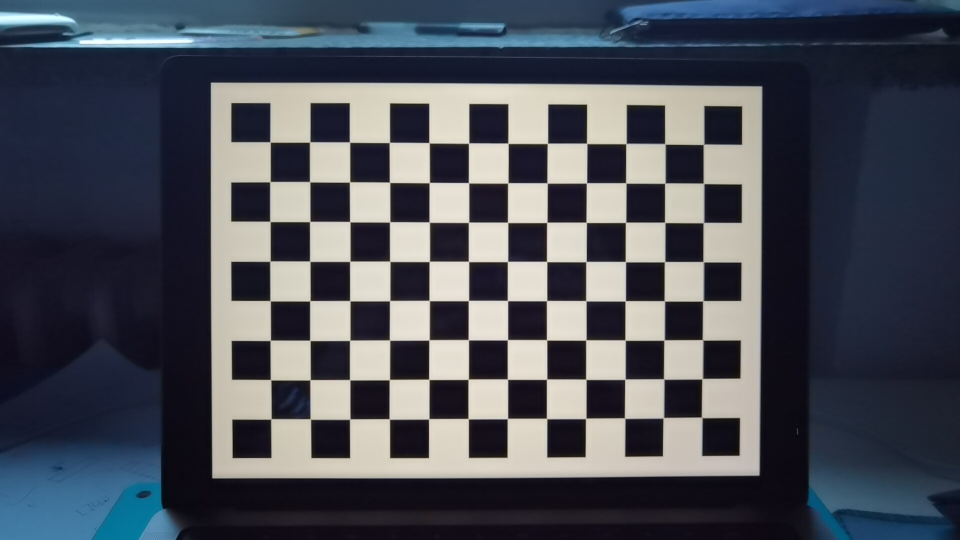
#> input picture VisionTest/chessboard/IMG_20230128_175256.jpg, 1920 x 1080 px (shown at 1/2 size); its folder holds 5 pictures in this run; the run also reads 1 picture not shown here
$ python cal.py
#> lines starting #> are read from the running program, lines starting #| are printed output that depends on the picture; after the words box and inside, x2 and y2 are one past the last pixel; in counts of white or black regions, pixels touching at a corner belong together
import cv2
import numpy as np
import glob

# 找棋盘格角点
# 棋盘格模板规格(内角点个数，内角点是和其他格子连着的点,如10 X 7)
w = 12
h = 8

# 世界坐标系中的棋盘格点,例如(0,0,0), (1,0,0), (2,0,0) ....,(8,5,0)，去掉Z坐标，记为二维矩阵
objp = np.zeros((w * h, 3), np.float32)
objp[:, :2] = np.mgrid[0:w, 0:h].T.reshape(-1, 2)

# 储存棋盘格角点的世界坐标和图像坐标对
objpoints = []  # 在世界坐标系中的三维点
imgpoints = []  # 在图像平面的二维点

# 标定所用图像（路径不能有中文）
images = glob.glob('./*.jpg')

size = tuple()
for fname in images:
    img = cv2.imread(fname)
#> img is the input picture: shape (1080, 1920, 3); mean B, G, R 87.5, 78.3, 74.3

    # 修改图像尺寸，参数依次为：输出图像，尺寸，沿x轴，y轴的缩放系数，INTER_AREA在缩小图像时效果较好
    # img = cv2.resize(img, None, fx=0.5, fy=0.5, interpolation=cv2.INTER_AREA)

    gray = cv2.cvtColor(img, cv2.COLOR_BGR2GRAY)  # 转灰度
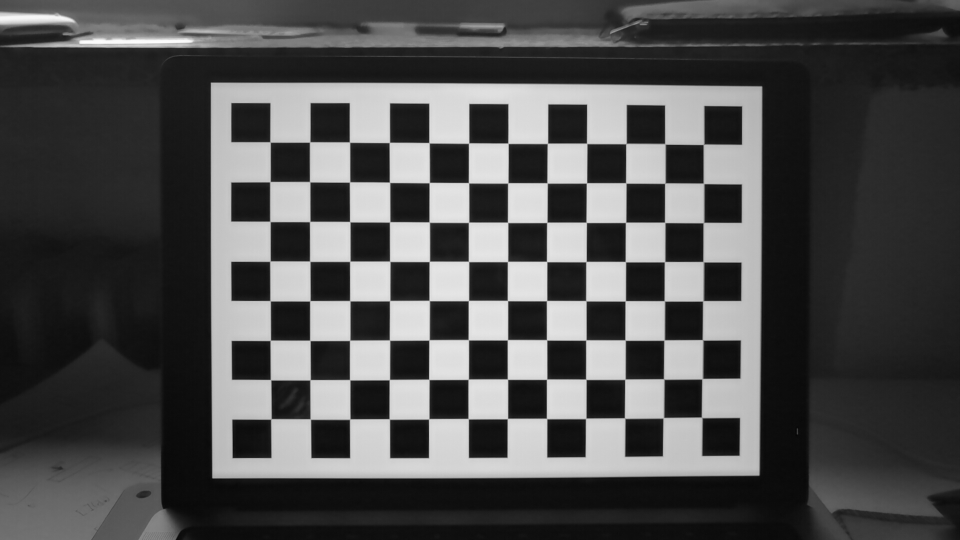
#> gray: shape (1080, 1920) (shown at 1/2 size); min 1, max 253, mean 78.2
    size = gray.shape[::-1]  # 矩阵转置
#> size = (1920, 1080)

    # 找到棋盘格角点
    # 棋盘图像(8位灰度或彩色图像)  棋盘尺寸  存放角点的位置
    ret, corners = cv2.findChessboardCorners(gray, (w, h), None)
#> ret = True; corners = 96 rows, first 8: [540.7, 284.5], [619.8, 284.5], [699.4, 284.6], [779, 285.6], [858.1, 285.6], [937.7, 286.7], [1016.5, 287], [1095.2, 287.2]

    # 角点精确检测
    # criteria:角点精准化迭代过程的终止条件(阈值)
    criteria = (cv2.TERM_CRITERIA_EPS + cv2.TERM_CRITERIA_MAX_ITER, 235, 0.0001)

    # 执行亚像素级角点检测
    corners2 = cv2.cornerSubPix(gray, corners, (11, 11), (-1, -1), criteria)
#> corners2 = 96 rows, first 8: [540.6, 284.4], [619.8, 284.4], [699.5, 284.6], [779.2, 285.4], [858.5, 286], [937.7, 286.6], [1016.5, 286.9], [1095.3, 287.1]

    objpoints.append(objp)
    imgpoints.append(corners2)

    # 将角点在图像上显示
    cv2.drawChessboardCorners(img, (w, h), corners2, ret)
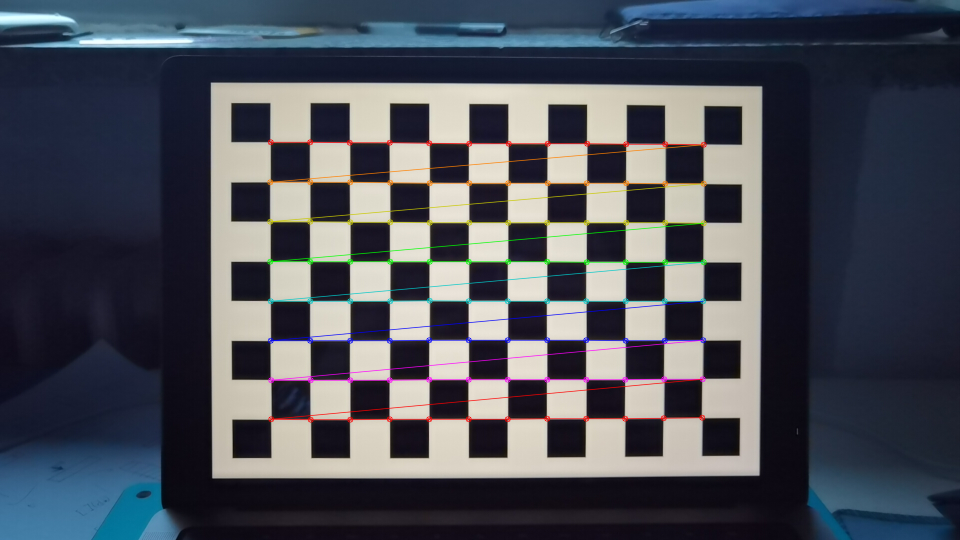
#> img: shape (1080, 1920, 3) (shown at 1/2 size); 2.24% of pixels changed, all inside (x1, y1, x2, y2) = (534, 278, 1414, 846)
    cv2.imshow('findCorners', img)
    cv2.waitKey(1000)
#> pass 2 of the loop `for fname in images:`:
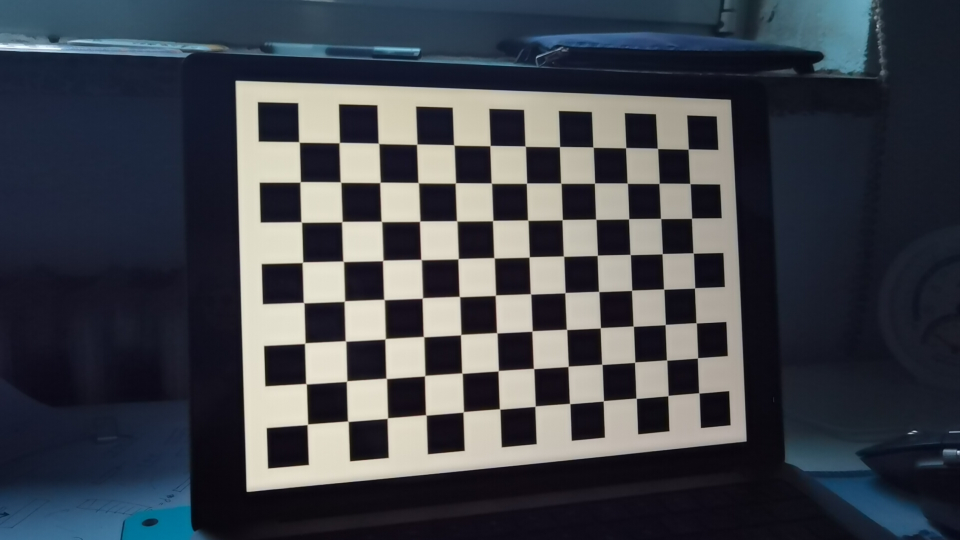
#> input picture VisionTest/chessboard/IMG_20230128_175300.jpg, 1920 x 1080 px (shown at 1/2 size)
#> img is the input picture: shape (1080, 1920, 3); mean B, G, R 75.2, 68, 64.1
#> `gray = cv2.cvtColor(img, cv2.COLOR_BGR2GRAY)`:
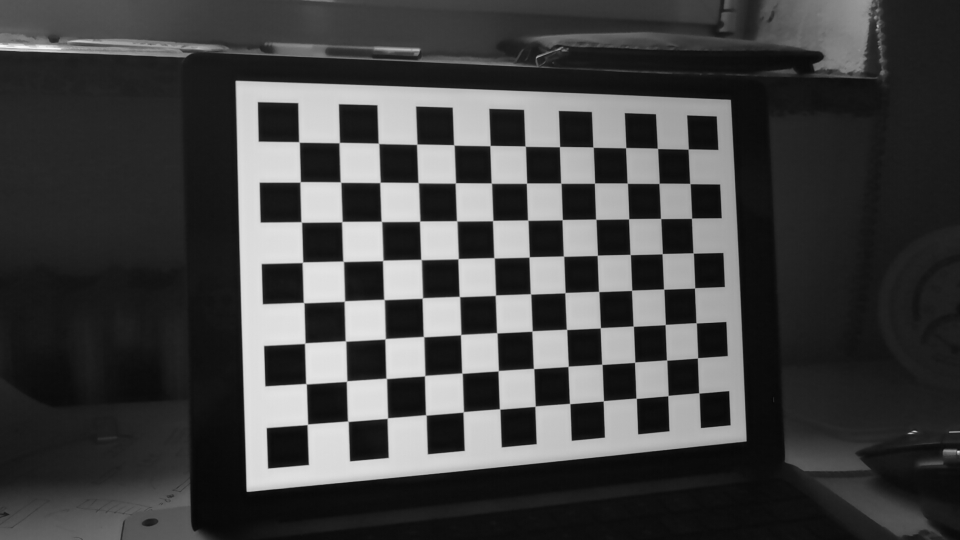
#> gray: shape (1080, 1920) (shown at 1/2 size); min 4, max 250, mean 67.6
#> corners = 96 rows, first 8: [598.6, 284.5], [678.7, 285.8], [757.6, 287.3], [834.2, 288.6], [908.4, 290.5], [980.4, 291.7], [1050.7, 292.6], [1119.6, 293.6]
#> corners2 = 96 rows, first 8: [598.5, 284.5], [679, 285.6], [757.5, 287.1], [834, 288.8], [908.3, 290.3], [980.5, 291.6], [1050.8, 292.8], [1119.5, 293.7]
#> `cv2.drawChessboardCorners(img, (w, h), corners2, ret)`:
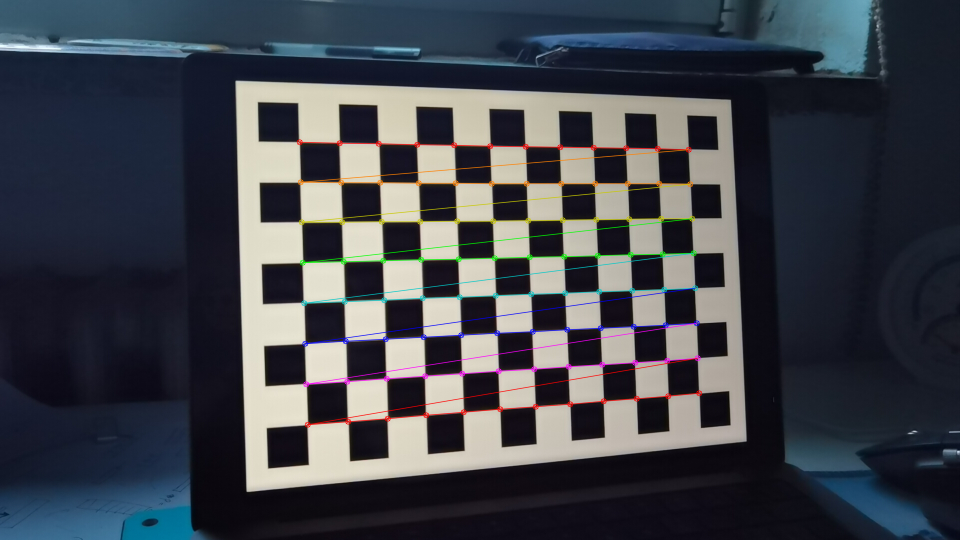
#> img: shape (1080, 1920, 3) (shown at 1/2 size); 2.06% of pixels changed, all inside (x1, y1, x2, y2) = (593, 278, 1405, 856)
#> pass 3 of the loop `for fname in images:`:
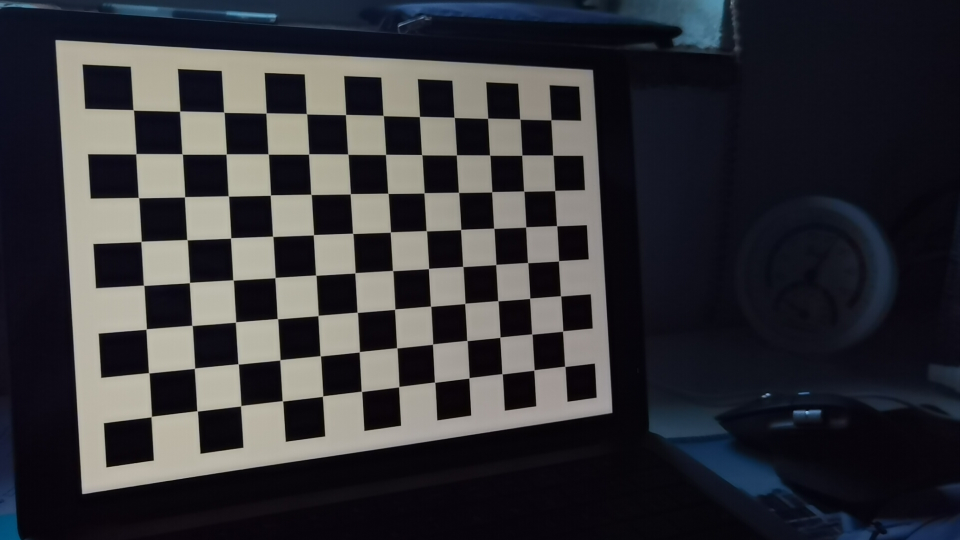
#> input picture VisionTest/chessboard/IMG_20230128_175304.jpg, 1920 x 1080 px (shown at 1/2 size)
#> img is the input picture: shape (1080, 1920, 3); mean B, G, R 55.9, 51.7, 51.8
#> `gray = cv2.cvtColor(img, cv2.COLOR_BGR2GRAY)`:
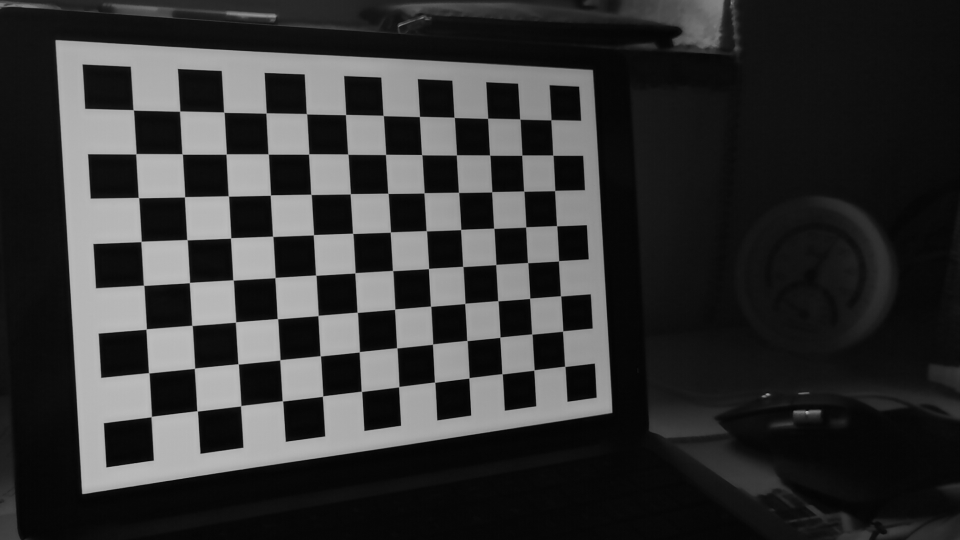
#> gray: shape (1080, 1920) (shown at 1/2 size); min 1, max 190, mean 52.2
#> corners = 96 rows, first 8: [267.2, 220.4], [359.8, 222.7], [448.3, 224.9], [532.7, 226.3], [613.5, 228.1], [691.6, 229.7], [766.6, 231.3], [839.4, 233.5]
#> corners2 = 96 rows, first 8: [267, 220.3], [359.8, 222.7], [448.2, 224.7], [532.5, 226.5], [613.4, 228.1], [691.6, 229.6], [766.7, 231.4], [839.3, 233.5]
#> `cv2.drawChessboardCorners(img, (w, h), corners2, ret)`:
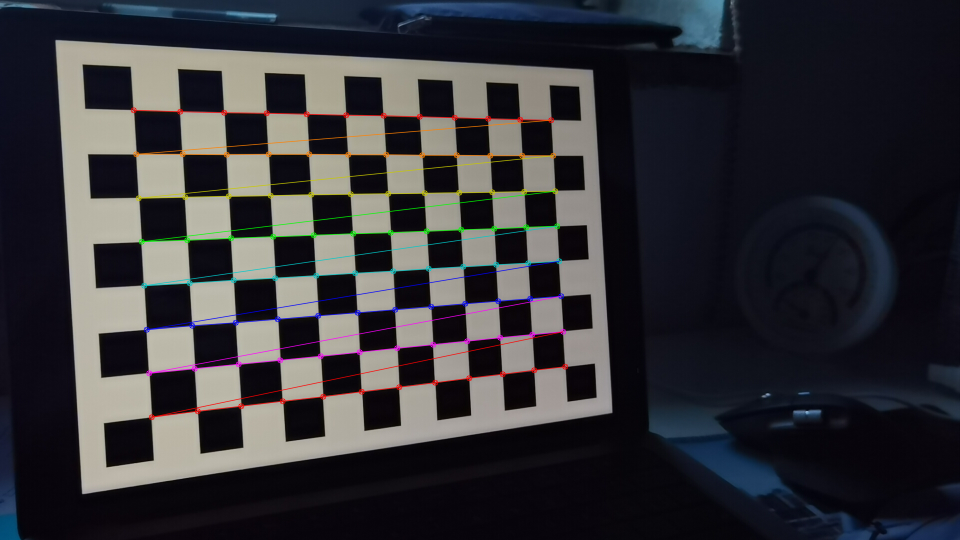
#> img: shape (1080, 1920, 3) (shown at 1/2 size); 2.16% of pixels changed, all inside (x1, y1, x2, y2) = (261, 214, 1137, 841)
#> the loop made 5 passes; the first 3 are shown

"""
标定、去畸变:
输入：世界坐标系里的位置 像素坐标 图像的像素尺寸大小 3*3矩阵，相机内参数矩阵 畸变矩阵
输出：标定结果 相机的内参数矩阵 畸变系数 旋转矩阵 平移向量
"""

ret, mtx, dist, rvecs, tvecs = cv2.calibrateCamera(objpoints, imgpoints, size, None, None)

# mtx：内参数矩阵
# dist：畸变系数
# rvecs：旋转向量 （外参数）
# tvecs ：平移向量 （外参数）
print("ret:", ret)
print("内参数矩阵:\n", mtx, '\n')
print("畸变系数:\n", dist, '\n')
print("旋转向量(外参数):\n", rvecs, '\n')
print("平移向量(外参数):\n", tvecs, '\n')

# 去畸变
img2 = cv2.imread('./IMG_20230128_175300.jpg')
h, w = img2.shape[:2]
#> h = 1080; w = 1920

# 我们还可以使用cv.getOptimalNewCameraMatrix()优化内参数和畸变系数，
# 通过设定自由自由比例因子alpha。当alpha设为0的时候，
# 将会返回一个剪裁过的将去畸变后不想要的像素去掉的内参数和畸变系数；
# 当alpha设为1的时候，将会返回一个包含额外黑色像素点的内参数和畸变系数，并返回一个ROI用于将其剪裁掉
newcameramtx, roi = cv2.getOptimalNewCameraMatrix(mtx, dist, (w, h), 0, (w, h))  # 自由比例参数

dst = cv2.undistort(img2, mtx, dist, None, newcameramtx)
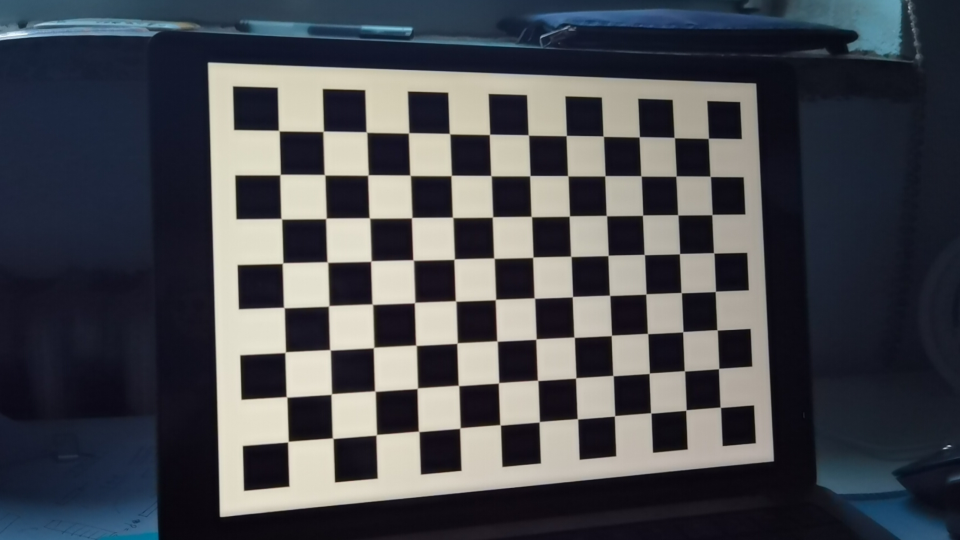
#> dst: shape (1080, 1920, 3) (shown at 1/2 size); mean B, G, R 79.1, 73.7, 71.6
# 根据前面ROI区域裁剪图片
x, y, w, h = roi
dst = dst[y:y + h, x:x + w]
#> dst: shape (1079, 1919, 3)
cv2.imwrite('calibresult.jpg', dst)

# 反投影误差
# 通过反投影误差，我们可以来评估结果的好坏。越接近0，说明结果越理想。
total_error = 0
for i in range(len(objpoints)):
    imgpoints2, _ = cv2.projectPoints(objpoints[i], rvecs[i], tvecs[i], mtx, dist)
    error = cv2.norm(imgpoints[i], imgpoints2, cv2.NORM_L2) / len(imgpoints2)
    total_error += error
print("total error: ", total_error / len(objpoints))

# [31 lines of commented-out code are left out]
